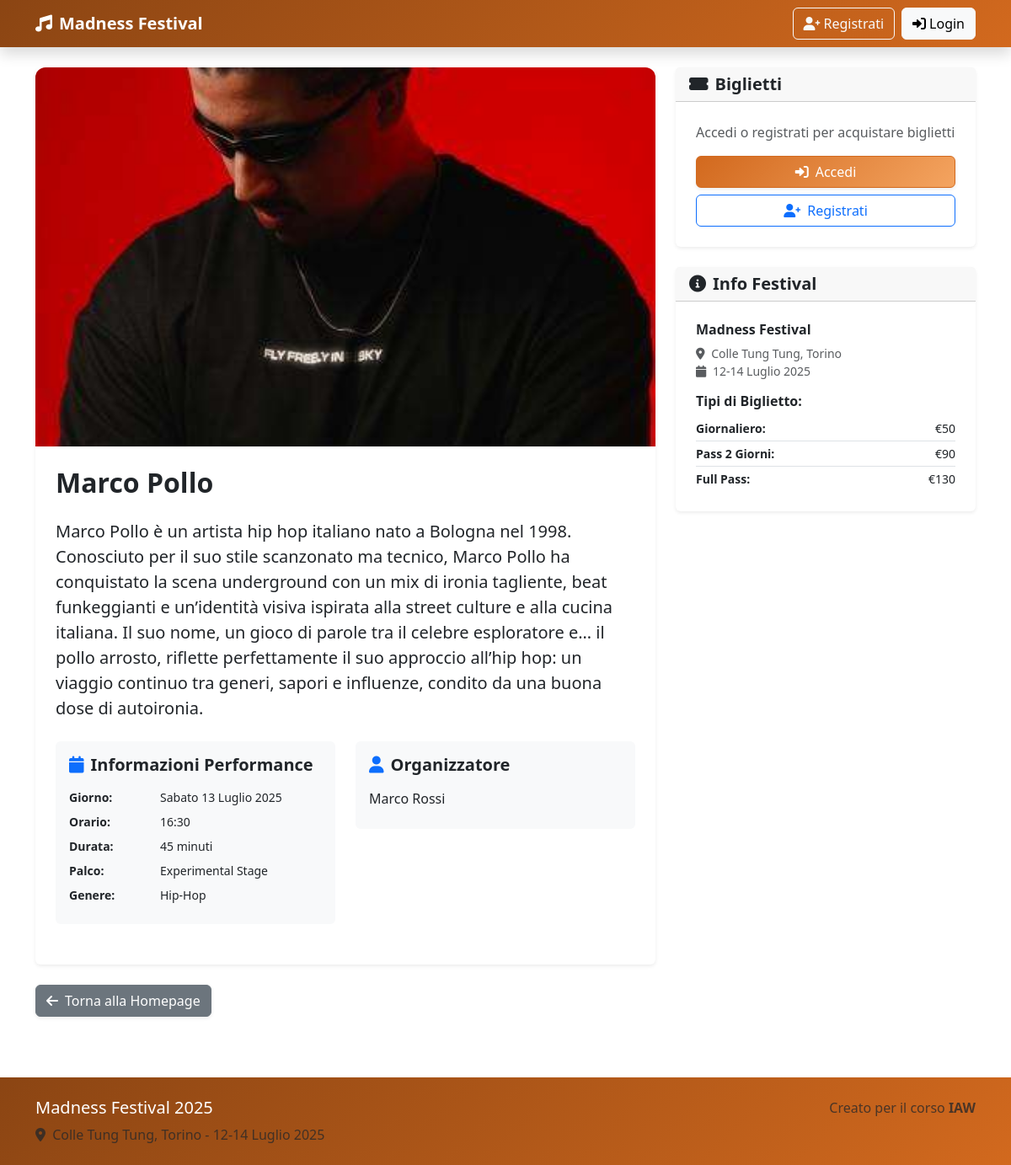
The page /performance/24 on the database its author committed.
### tables this page shows
CREATE TABLE performances (
            id INTEGER PRIMARY KEY AUTOINCREMENT,
            artist_name TEXT UNIQUE NOT NULL,
            day TEXT NOT NULL,
            start_time TEXT NOT NULL,
            duration INTEGER NOT NULL,
            description TEXT NOT NULL,
            stage_id INTEGER NOT NULL,
            genre TEXT NOT NULL,
            performance_image TEXT DEFAULT '',
            organizer_id INTEGER NOT NULL,
            published BOOLEAN DEFAULT 0,
            created_at TIMESTAMP DEFAULT CURRENT_TIMESTAMP,
            FOREIGN KEY (organizer_id) REFERENCES users (id),
            FOREIGN KEY (stage_id) REFERENCES stages (id)
        );

CREATE TABLE "users" (
	"id"	INTEGER,
	"email"	TEXT NOT NULL UNIQUE,
	"password"	TEXT NOT NULL,
	"full_name"	TEXT NOT NULL,
	"user_type"	TEXT NOT NULL CHECK("user_type" IN ('participant', 'organizer')),
	"created_at"	TIMESTAMP DEFAULT CURRENT_TIMESTAMP,
	PRIMARY KEY("id" AUTOINCREMENT)
);

### app.py (the view)
@app.route("/performance/<int:id>")
def performance_detail(id):
    performance = performances_dao.get_performance(id)
    if not performance or (not performance['published'] and
                          (not current_user.is_authenticated or current_user.user_type != 'organizer')):
        abort(404)
    return render_template("performance_detail.html",
                           performance=performance,
                           festival_name=FESTIVAL_NAME,
                           festival_location=FESTIVAL_LOCATION)

### performances_dao.py (called while the page is built)
def get_performance(performance_id):
    sql = '''SELECT p.*, u.full_name as organizer_name
             FROM performances p
             JOIN users u ON p.organizer_id = u.id
             WHERE p.id = ?'''
    conn = sqlite3.connect('db/festival.db')
    conn.row_factory = sqlite3.Row
    cursor = conn.cursor()
    cursor.execute(sql, (performance_id,))
    performance = cursor.fetchone()
    cursor.close()
    conn.close()
    return performance

### templates/performance_detail.html (shortened to what this page needs)
{% extends "base.html" %}
{% block title %}{{ performance.artist_name }} - {{ super() }}{% endblock %} {%
block content %} {% set stage_names = { 1: 'Main Stage', 2: 'Secondary Stage',
3: 'Experimental Stage', } %}
<main class="container py-4">
  <div class="row">
    <div class="col-lg-8">
      <article class="card shadow-sm border-0">
        {% if performance.performance_image %}
        <img src="{{ url_for('static', filename='uploads/' + performance.performance_image) }}"
          class="card-img-top performance-image" alt="{{ performance.artist_name }}" loading="lazy">
        {% endif %}
        <div class="card-body p-4">
          <header class="mb-4">
            <h1 class="card-title h2 fw-bold mb-3">
              {{ performance.artist_name }}
            </h1>
          </header>
          <section class="mb-4">
            <p class="card-text lead">{{ performance.description }}</p>
          </section>
          <div class="row mt-4">
            <div class="col-md-6 mb-4">
              <section class="bg-light p-3 rounded">
                <h2 class="h5 fw-semibold mb-3">
                  <i class="fas fa-calendar me-2 text-primary"></i>Informazioni
                  Performance
                </h2>
                <dl class="row mb-0">
                  <dt class="col-sm-4 fw-semibold small">Giorno:</dt>
                  <dd class="col-sm-8 small">
                    {% if performance.day == '2025-07-12' %}Venerdì 12 Luglio
                    2025{% elif performance.day == '2025-07-13' %}Sabato 13
                    Luglio 2025{% else %}Domenica 14 Luglio 2025{% endif %}
                  </dd>
                  <dt class="col-sm-4 fw-semibold small">Orario:</dt>
                  <dd class="col-sm-8 small">{{ performance.start_time }}</dd>
                  <dt class="col-sm-4 fw-semibold small">Durata:</dt>
                  <dd class="col-sm-8 small">
                    {{ performance.duration }} minuti
                  </dd>
                  <dt class="col-sm-4 fw-semibold small">Palco:</dt>
                  <dd class="col-sm-8 small">
                    {{ stage_names.get(performance.stage_id, 'Palco
                    Sconosciuto') }}
                  </dd>
                  <dt class="col-sm-4 fw-semibold small">Genere:</dt>
                  <dd class="col-sm-8 small">{{ performance.genre }}</dd>
                </dl>
              </section>
            </div>
            <div class="col-md-6 mb-4">
              <section class="bg-light p-3 rounded">
                <h2 class="h5 fw-semibold mb-3">
                  <i class="fas fa-user me-2 text-primary"></i>Organizzatore
                </h2>
                <p class="mb-2">{{ performance.organizer_name }}</p>
              </section>
            </div>
          </div>
        </div>
      </article>
    </div>
    <aside class="col-lg-4">
      <section class="card shadow-sm border-0 mb-4">
        <header class="card-header">
          <h2 class="h5 mb-0 fw-semibold">
            <i class="fas fa-ticket-alt me-2"></i>Biglietti
          </h2>
        </header>
        <div class="card-body p-4">
          {% if current_user.is_authenticated and current_user.user_type ==
          'participant' %}
          <p class="text-muted mb-3">
            Per partecipare a questa performance, acquista uno dei nostri
            biglietti:
          </p>
          <a href="{{ url_for('buy_ticket') }}" class="btn btn-primary w-100 mb-2 shadow-sm">
            <i class="fas fa-shopping-cart me-2"></i>Acquista Biglietto
          </a>
          {% else %}
          <p class="text-muted mb-3">
            Accedi o registrati per acquistare biglietti
          </p>
          <button class="btn btn-primary w-100 mb-2 shadow-sm" data-bs-toggle="modal" data-bs-target="#loginModal">
            <i class="fas fa-sign-in-alt me-2"></i>Accedi
          </button>
          <a href="{{ url_for('register') }}" class="btn btn-outline-primary w-100">
            <i class="fas fa-user-plus me-2"></i>Registrati
          </a>
          {% endif %}
        </div>
      </section>
      <section class="card shadow-sm border-0">
        <header class="card-header">
          <h2 class="h5 mb-0 fw-semibold">
            <i class="fas fa-info-circle me-2"></i>Info Festival
          </h2>
        </header>
        <div class="card-body p-4">
          <h3 class="h6 fw-semibold mb-2">{{ festival_name }}</h3>
          <address class="small text-muted mb-3">
            <i class="fas fa-map-marker-alt me-1"></i>
            {{ festival_location }}<br />
            <i class="fas fa-calendar me-1"></i>
            <time datetime="2025-07-12/2025-07-14">12-14 Luglio 2025</time>
          </address>
          <h3 class="h6 fw-semibold mb-2">Tipi di Biglietto:</h3>
          <dl class="small ticket-prices mb-0">
            <div class="d-flex justify-content-between border-bottom py-1">
              <dt class="fw-semibold">Giornaliero:</dt>
              <dd class="mb-0">€50</dd>
            </div>
            <div class="d-flex justify-content-between border-bottom py-1">
              <dt class="fw-semibold">Pass 2 Giorni:</dt>
              <dd class="mb-0">€90</dd>
            </div>
            <div class="d-flex justify-content-between py-1">
              <dt class="fw-semibold">Full Pass:</dt>
              <dd class="mb-0">€130</dd>
            </div>
          </dl>
        </div>
      </section>
    </aside>
  </div>
  <nav class="row mt-4">
    <div class="col-12">
      <a href="{{ url_for('home') }}" class="btn btn-secondary shadow-sm">
        <i class="fas fa-arrow-left me-2"></i>Torna alla Homepage
      </a>
    </div>
  </nav>
</main>
{% endblock %}

### static/style.css (style rules this page uses)
:root { --primary: #d2691e; --secondary: #f4a460; --accent: #ff7f50; --dark: #8b4513; --success: #228b22; --gradient-primary: linear-gradient(135deg, var(--primary), var(--secondary)); --gradient-dark: linear-gradient(135deg, var(--dark), var(--primary)); --gradient-success: linear-gradient(135deg, var(--success), var(--primary)); }
.btn-primary { background: var(--gradient-primary) !important; border-color: var(--primary) !important; }
.performance-image, .card-img-top { width: 100%; height: 450px; object-fit: cover; border-radius: 0.75rem 0.75rem 0 0; }

### rows shown on the page
performances: performance_image+artist_name (picture), artist_name "Marco Pollo", description "Marco Pollo è un artista hip hop italiano nato a Bologna nel 1998. Conosciuto per il suo stile scanzonato ma tecnico, Marco Pollo ha conquistato la scena underground con un mix di ironia tagliente, beat funkeggianti e un’identità visiva ispirata alla street culture e alla cucina italiana. Il suo nome, un gioco di parole tra il celebre esploratore e… il pollo arrosto, riflette perfettamente il suo approccio all’hip hop: un viaggio continuo tra generi, sapori e influenze, condito da una buona dose di autoironia.", start_time "16:30", duration "45", genre "Hip-Hop"
users: organizer_name "Marco Rossi"

### other values the page prints
{{ festival_name }} "Madness Festival"
{{ festival_location }} "Colle Tung Tung, Torino"
